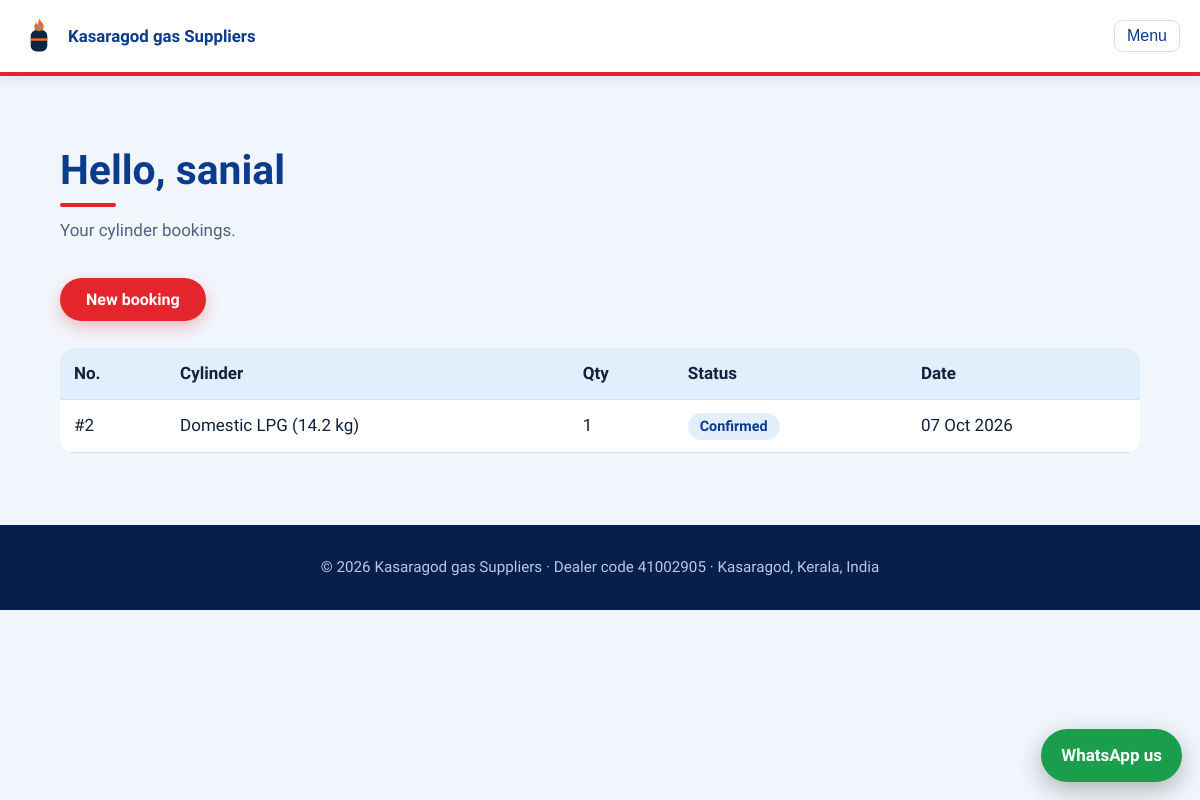
The app's page /accounts/my-bookings/ (signed in) with its own data.
### gas/models.py (models this page shows, shortened)
class Booking(models.Model):
    STATUS = [("new", "New"), ("confirmed", "Confirmed"), ("delivered", "Delivered"), ("cancelled", "Cancelled")]
    name = models.CharField(max_length=80)
    phone = models.CharField(max_length=15)
    consumer_no = models.CharField("Consumer number", max_length=30, blank=True)
    cylinder = models.ForeignKey(Cylinder, on_delete=models.PROTECT)
    quantity = models.PositiveSmallIntegerField(default=1)
    address = models.TextField()
    customer = models.ForeignKey(settings.AUTH_USER_MODEL, null=True, blank=True, on_delete=models.SET_NULL, related_name="bookings")
    status = models.CharField(max_length=12, choices=STATUS, default="new")
    created = models.DateTimeField(auto_now_add=True)
    class Meta: ordering = ["-created"]

class Cylinder(models.Model):
    name = models.CharField(max_length=60)
    weight = models.CharField(max_length=20, help_text="e.g. 14.2 kg")
    price = models.DecimalField(max_digits=8, decimal_places=2)
    use = models.CharField(max_length=120, help_text="Who it is for")
    image = models.ImageField(upload_to="cylinders/", blank=True, validators=[max_5mb],
                              help_text="JPG or PNG, under 5 MB. Resized to a 600x600 square automatically.")
    available = models.BooleanField(default=True)
    def __str__(self): return f"{self.name} ({self.weight})"

### accounts/views.py (the view)
# urls.py: path("my-bookings/", views.customer_home, name="customer_home"),
@role_required("customer", "staff", "manager")
def customer_home(request):
    return render(request, "accounts/customer.html", {"bookings": request.user.bookings.select_related("cylinder")})

### accounts/utils.py (called while the page is built)
def role_of(user):
    if not user.is_authenticated: return None
    if user.is_superuser: return "manager"
    return Profile.objects.get_or_create(user=user)[0].role

def role_required(*roles):
    def deco(view):
        @wraps(view)
        @login_required
        def wrapper(request, *a, **k):
            if role_of(request.user) not in roles: raise PermissionDenied
            return view(request, *a, **k)
        return wrapper
    return deco

def role_context(request):
    return {"role": role_of(request.user)}

### gas/context.py (called while the page is built)
def agency(request):
    return {"agency": settings.AGENCY}

### notices/context.py (called while the page is built)
def unread(request):
    u = getattr(request, "user", None)
    if u is not None and u.is_authenticated:
        return {"unread_count": Notification.objects.filter(user=u, read=False).count()}
    return {"unread_count": 0}

### shop/cart.py (called while the page is built)
    def count(self): return sum(self.d.values())

### shop/context.py (called while the page is built)
def cart_count(request):
    return {"cart_count": Cart(request).count()}

### templates/accounts/customer.html
{% extends "base.html" %}{% block content %}
<section><div class="wrap"><h2>Hello, {{ user.first_name|default:user.username }}</h2><p class="sub">Your cylinder bookings.</p>
{% include "accounts/_msgs.html" %}<p><a class="btn" href="/#book">New booking</a></p><br>
<div class="scroll"><table class="tbl"><tr><th>No.</th><th>Cylinder</th><th>Qty</th><th>Status</th><th>Date</th></tr>
{% for b in bookings %}<tr><td>#{{ b.pk }}</td><td>{{ b.cylinder }}</td><td>{{ b.quantity }}</td><td><span class="tag">{{ b.get_status_display }}</span></td><td>{{ b.created|date:"d M Y" }}</td></tr>
{% empty %}<tr><td colspan="5">No bookings yet. Book your first cylinder.</td></tr>{% endfor %}</table></div></div></section>
{% endblock %}

### static/css/style.css (style rules this page uses)
:root { --navy:#0A2540;--flame:#FF6A13;--blue:#2BA3FF;--bg:#F3F7FA;--ink:#14263a;--mute:#5b6b7b;--card:#fff;--line:#d9e3ec }
* { box-sizing:border-box;margin:0 }
html { scroll-behavior:smooth }
body { font:17px/1.6 "Source Sans 3",system-ui,sans-serif;color:var(--ink);background:var(--bg) }
h1,h2,h3 { font-family:"Bricolage Grotesque","Segoe UI",sans-serif;line-height:1.1;color:var(--navy) }
a { color:inherit }
.wrap { max-width:1120px;margin:auto;padding:0 20px }
.btn { display:inline-block;background:var(--flame);color:#fff;border:0;border-radius:999px;padding:12px 26px;font:700 1rem "Source Sans 3",sans-serif;cursor:pointer;text-decoration:none }
section { padding:72px 0 }
section h2 { font-size:clamp(1.8rem,3.4vw,2.6rem);margin-bottom:10px }
.sub { color:var(--mute);margin-bottom:34px;max-width:60ch }
.tag { display:inline-block;background:#e6f3ff;color:#0b6bb8;border-radius:999px;padding:2px 12px;font-size:.9rem;font-weight:600 }
.scroll { overflow-x:auto }
.tbl { width:100%;border-collapse:collapse;background:#fff;border-radius:14px;overflow:hidden }
.tbl th,.tbl td { padding:12px 14px;text-align:left;border-bottom:1px solid var(--line);vertical-align:top }
.tbl th { background:#eaf1f7 }
:root { --navy:#0A3B8C;--flame:#E4262C;--blue:#1E88E5;--bg:#F1F6FC;--ink:#10223D;--mute:#4F6381;--line:#D3E1F2 }
body { background:var(--bg) }
.btn { box-shadow:0 6px 16px rgba(228,38,44,.28) }
section:not(.car) h2:after { content:"";display:block;width:56px;height:4px;border-radius:4px;background:var(--flame);margin-top:10px }
.tag { background:#E3EEFC;color:#0A3B8C }
.tbl th { background:#E3EEFC }

### records on screen
Booking: pk "2", cylinder "Domestic LPG (14.2 kg)", quantity "1", status "Confirmed", created "07 Oct 2026"

### other values on screen
{{ agency.name }} "Kasaragod gas Suppliers"
{{ user.first_name|default:user.username }} "sanial"
{{ agency.dealer_code }} "41002905"
{{ agency.address }} "Kasaragod, Kerala, India"
